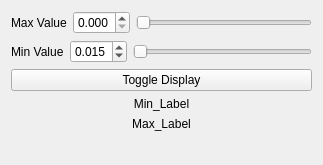
<?xml version="1.0" encoding="UTF-8"?>
<ui version="4.0">
 <class>Form</class>
 <widget class="QWidget" name="Form">
  <property name="geometry">
   <rect>
    <x>0</x>
    <y>0</y>
    <width>323</width>
    <height>165</height>
   </rect>
  </property>
  <property name="windowTitle">
   <string>SliderExample</string>
  </property>
  <layout class="QVBoxLayout" name="verticalLayout">
   <item>
    <layout class="QHBoxLayout" name="horizontalLayout_2">
     <item>
      <widget class="QLabel" name="label">
       <property name="text">
        <string>Max Value</string>
       </property>
      </widget>
     </item>
     <item>
      <widget class="QDoubleSpinBox" name="Min_SP">
       <property name="decimals">
        <number>3</number>
       </property>
       <property name="maximum">
        <double>1.000000000000000</double>
       </property>
       <property name="singleStep">
        <double>0.001000000000000</double>
       </property>
      </widget>
     </item>
     <item>
      <widget class="QSlider" name="Min_Slider">
       <property name="maximum">
        <number>1000</number>
       </property>
       <property name="orientation">
        <enum>Qt::Horizontal</enum>
       </property>
      </widget>
     </item>
    </layout>
   </item>
   <item>
    <layout class="QHBoxLayout" name="horizontalLayout">
     <item>
      <widget class="QLabel" name="label_2">
       <property name="text">
        <string>Min Value</string>
       </property>
      </widget>
     </item>
     <item>
      <widget class="QDoubleSpinBox" name="Max_SP">
       <property name="decimals">
        <number>3</number>
       </property>
       <property name="maximum">
        <double>1.000000000000000</double>
       </property>
       <property name="singleStep">
        <double>0.001000000000000</double>
       </property>
       <property name="value">
        <double>0.015000000000000</double>
       </property>
      </widget>
     </item>
     <item>
      <widget class="QSlider" name="Max_Slider">
       <property name="maximum">
        <number>1000</number>
       </property>
       <property name="orientation">
        <enum>Qt::Horizontal</enum>
       </property>
      </widget>
     </item>
    </layout>
   </item>
   <item>
    <widget class="QPushButton" name="Vis_BTN">
     <property name="text">
      <string>Toggle Display</string>
     </property>
    </widget>
   </item>
   <item>
    <widget class="QLabel" name="Min_Label">
     <property name="text">
      <string>Min_Label</string>
     </property>
     <property name="alignment">
      <set>Qt::AlignCenter</set>
     </property>
    </widget>
   </item>
   <item>
    <widget class="QLabel" name="Max_Label">
     <property name="text">
      <string>Max_Label</string>
     </property>
     <property name="alignment">
      <set>Qt::AlignCenter</set>
     </property>
    </widget>
   </item>
   <item>
    <spacer name="verticalSpacer">
     <property name="orientation">
      <enum>Qt::Vertical</enum>
     </property>
     <property name="sizeHint" stdset="0">
      <size>
       <width>20</width>
       <height>40</height>
      </size>
     </property>
    </spacer>
   </item>
  </layout>
 </widget>
 <resources/>
 <connections/>
</ui>
